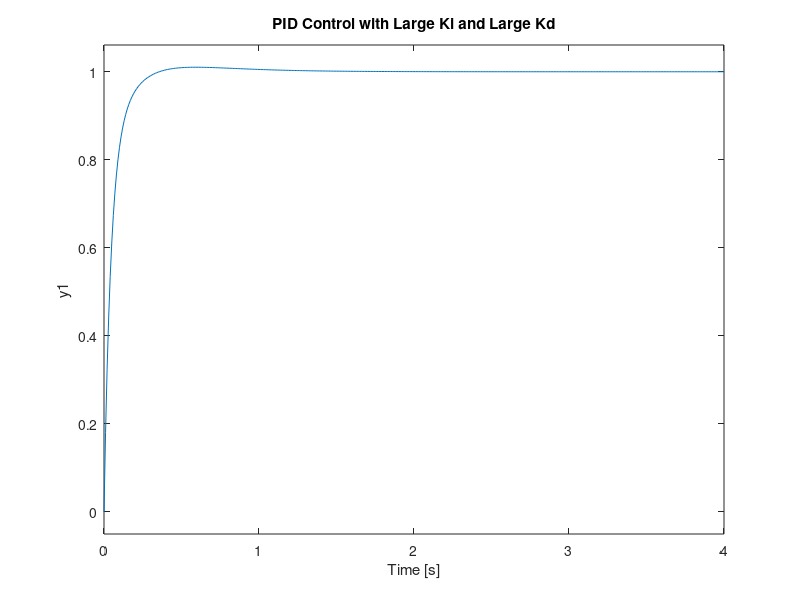

MATLAB code to generate this figure:
J = 0.01;
b = 0.1;
K = 0.01;
R = 1;
L = 0.5;
s = tf('s');
P_motor = K/((J*s+b)*(L*s+R)+K^2);
Kp = 100;
C = pid(Kp);
sys_cl = feedback(C*P_motor,1);
 t = 0:0.01:5;
         step(sys_cl,t)
         grid
         title('Step Response with Proportional Control')
         Kp = 75;
Ki = 1;
Kd = 1;
C = pid(Kp,Ki,Kd);
sys_cl = feedback(C*P_motor,1);
step(sys_cl,[0:1:200])
title('PID Control with Small Ki and Small Kd')
 Kp = 100;
         Ki = 200;
         Kd = 1;
         C = pid(Kp,Ki,Kd);
         sys_cl = feedback(C*P_motor,1);
         step(sys_cl, 0:0.01:4)
         grid
         title('PID Control with Large Ki and Small Kd')
          Kp = 100;
         Ki = 200;
         Kd = 10;
         C = pid(Kp,Ki,Kd);
         sys_cl = feedback(C*P_motor,1);
         step(sys_cl, 0:0.01:4)
         grid
         title('PID Control with Large Ki and Large Kd')
         